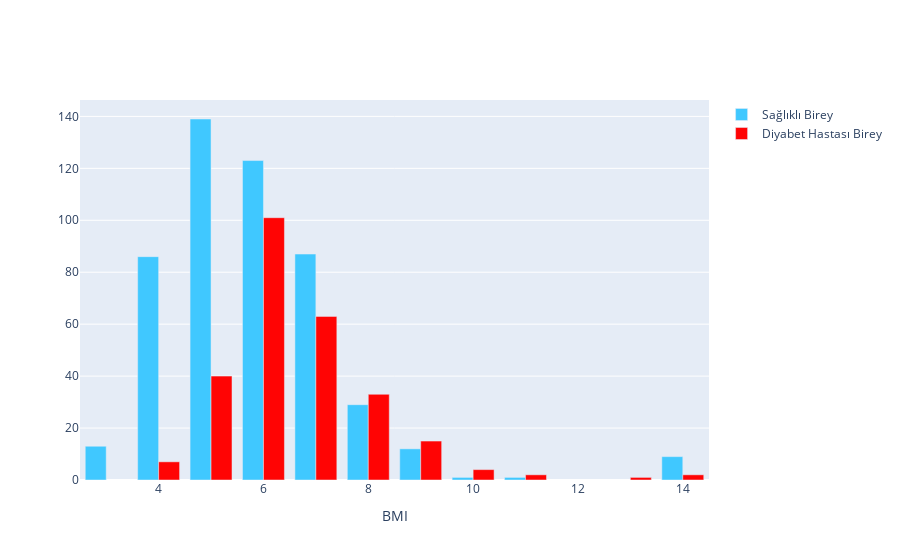

The notebook cell this image was saved under:
### Markdown cell above
Diyabet hastalarının glukoz değerleri genellikle 100 ve üstü değerlere sahiptir.

### Code cell
plot_grup('BMI')

### Figure 1 — Plotly figure (JSON) as saved in the notebook; plotly's stock layout.template omitted (floating-point values rounded to 4 significant figures)
{"data": [{"marker": {"color": "#40C8FF"}, "name": "Sağlıklı Birey", "type": "bar", "x": [3, 4, 5, 6, 7, 8, 9, 10, 11, 14], "y": [13, 86, 139, 123, 87, 29, 12, 1, 1, 9]}, {"marker": {"color": "#FF0404"}, "name": "Diyabet Hastası Birey", "type": "bar", "x": [4, 5, 6, 7, 8, 9, 10, 11, 13, 14], "y": [7, 40, 101, 63, 33, 15, 4, 2, 1, 2]}], "layout": {"xaxis": {"title": {"text": "BMI"}}}}
